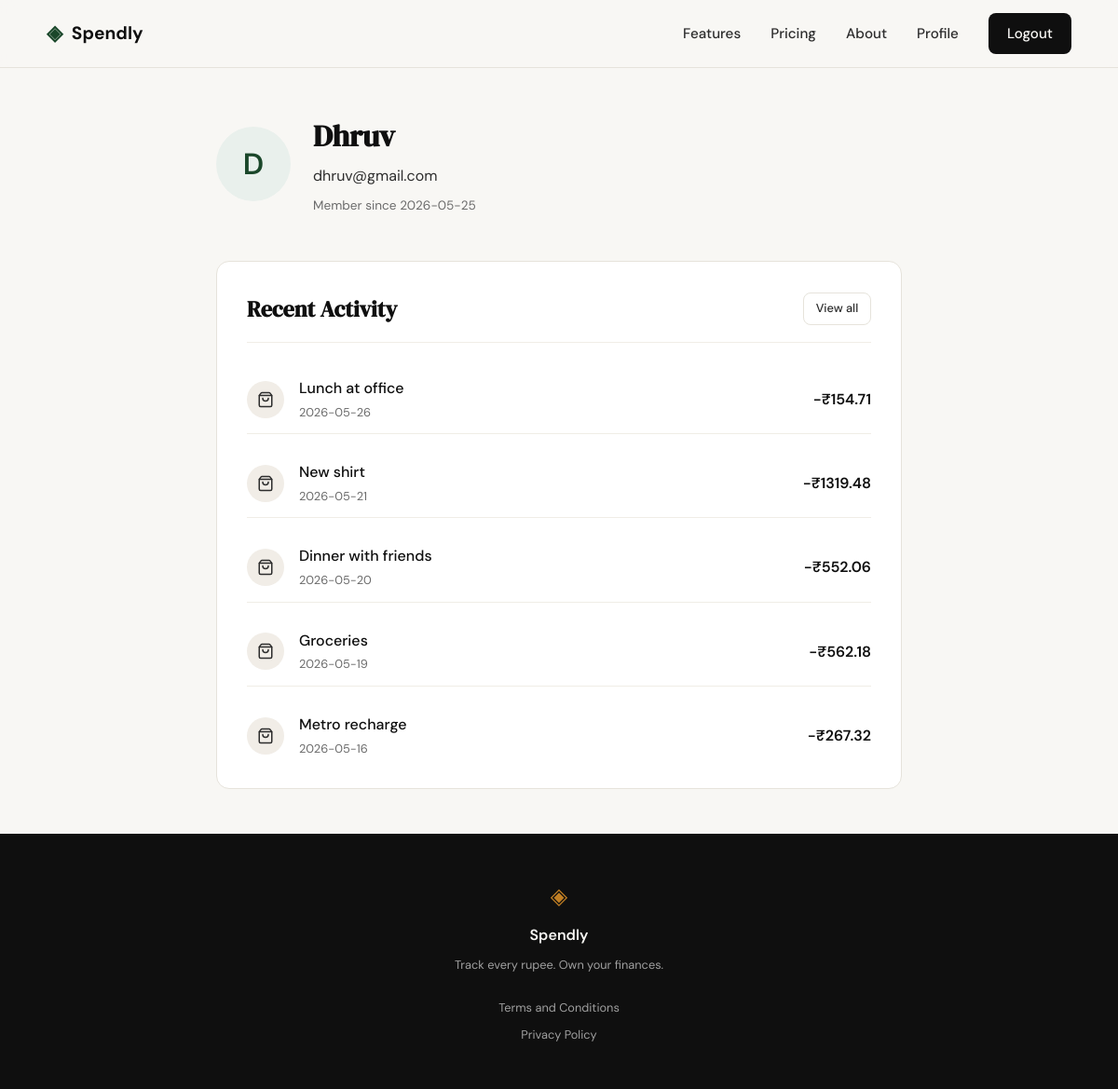
/profile (signed in), run on the app's committed database.
### tables this page shows
CREATE TABLE users (
            id INTEGER PRIMARY KEY AUTOINCREMENT,
            name TEXT NOT NULL,
            email TEXT UNIQUE NOT NULL,
            password_hash TEXT NOT NULL,
            created_at TEXT DEFAULT (datetime('now'))
        );

CREATE TABLE expenses (
            id INTEGER PRIMARY KEY AUTOINCREMENT,
            user_id INTEGER NOT NULL,
            amount REAL NOT NULL,
            category TEXT NOT NULL,
            date TEXT NOT NULL,
            description TEXT,
            created_at TEXT DEFAULT (datetime('now')),
            FOREIGN KEY (user_id) REFERENCES users (id)
        );

### app.py (the view)
@app.route("/profile")
def profile():
    if "user_id" not in session:
        return redirect(url_for('login'))
    db = get_db()
    cursor = db.cursor()
    cursor.execute("SELECT name, email, created_at FROM users WHERE id = ?", (session['user_id'],))
    user = cursor.fetchone()
    cursor.execute("SELECT amount, category, date, description FROM expenses WHERE user_id = ? ORDER BY date DESC, id DESC LIMIT 5", (session['user_id'],))
    recent_expenses = cursor.fetchall()
    db.close()
    return render_template("profile.html", user=user, recent_expenses=recent_expenses)

### database/db.py (called while the page is built)
def get_db():
    conn = sqlite3.connect(DATABASE)
    conn.row_factory = sqlite3.Row
    conn.execute("PRAGMA foreign_keys = ON")
    return conn

### templates/profile.html (shortened to what this page needs)
{% extends "base.html" %}
{% block content %}
<div class="profile-container">
    <div class="profile-header">
        <div class="profile-avatar">
            {{ user.name[0] | upper }}
        </div>
        <div class="profile-info">
            <h1 class="profile-name">{{ user.name }}</h1>
            <p class="profile-email">{{ user.email }}</p>
            <p class="profile-member-since">Member since {{ user.created_at[:10] }}</p>
        </div>
    </div>
    <div class="profile-section">
        <div class="section-header">
            <h2>Recent Activity</h2>
            <a href="#" class="btn-ghost btn-sm">View all</a>
        </div>
        {% if recent_expenses %}
        <div class="activity-list">
            {% for expense in recent_expenses %}
            <div class="activity-item">
                <div class="activity-icon">
                    <i data-lucide="shopping-bag"></i>
                </div>
                <div class="activity-details">
                    <p class="activity-desc">{{ expense.description or expense.category }}</p>
                    <p class="activity-date">{{ expense.date }}</p>
                </div>
                <div class="activity-amount negative">
                    -₹{{ "%.2f"|format(expense.amount) }}
                </div>
            </div>
            {% endfor %}
        </div>
        {% else %}
        <div class="empty-state">
            <i data-lucide="receipt"></i>
            <p>No recent activity.</p>
        </div>
        {% endif %}
    </div>
</div>
{% endblock %}

### static/css/style.css (style rules this page uses)
:root { --ink: #0f0f0f; --ink-soft: #2d2d2d; --ink-muted: #6b6b6b; --ink-faint: #a0a0a0; --paper: #f8f7f4; --paper-warm: #f1ede7; --paper-card: #ffffff; --accent: #1a472a; --accent-light: #e9f0ec; --accent-2: #c17f24; --accent-2-light: #fdf3e3; --danger: #c0392b; --danger-light: #fdecea; --border: #e6e3db; --border-soft: #f0ede6; --font-display: 'DM Serif Display', Georgia, serif; --font-body: 'DM Sans', system-ui, sans-serif; --max-width: 1100px; --auth-width: 440px; --radius-sm: 8px; --radius-md: 14px; --radius-lg: 24px; }
*, *::before, *::after { box-sizing: border-box; margin: 0; padding: 0; }
html { font-size: 16px; scroll-behavior: smooth; }
body { background: var(--paper); color: var(--ink); font-family: var(--font-body); font-size: 1rem; line-height: 1.6; -webkit-font-smoothing: antialiased; }
a { color: inherit; text-decoration: none; }
.btn-ghost { display: inline-block; background: transparent; color: var(--ink-soft); padding: 0.65rem 1.5rem; border-radius: var(--radius-sm); font-size: 0.9rem; font-weight: 500; border: 1px solid var(--border); transition: all 0.2s; text-decoration: none; }
.profile-container { max-width: 800px; margin: 3rem auto; padding: 0 2rem; }
.profile-header { display: flex; align-items: center; gap: 1.5rem; margin-bottom: 3rem; }
.profile-avatar { width: 80px; height: 80px; border-radius: 50%; background: var(--accent-light); color: var(--accent); display: flex; align-items: center; justify-content: center; font-size: 2rem; font-weight: 600; }
.profile-info { flex: 1; }
.profile-name { font-family: var(--font-display); font-size: 2rem; color: var(--ink); margin-bottom: 0.25rem; }
.profile-email { font-size: 1rem; color: var(--ink-soft); }
.profile-member-since { font-size: 0.85rem; color: var(--ink-muted); margin-top: 0.5rem; }
.profile-section { background: var(--paper-card); border: 1px solid var(--border); border-radius: var(--radius-md); padding: 2rem; margin-bottom: 2rem; }
.section-header { display: flex; justify-content: space-between; align-items: center; margin-bottom: 1.5rem; border-bottom: 1px solid var(--border-soft); padding-bottom: 1rem; }
.section-header h2 { font-family: var(--font-display); font-size: 1.5rem; color: var(--ink); }
.activity-list { display: flex; flex-direction: column; gap: 1rem; }
.activity-item { display: flex; align-items: center; gap: 1rem; padding: 0.75rem 0; border-bottom: 1px solid var(--border-soft); }
.activity-item:last-child { border-bottom: none; padding-bottom: 0; }
.activity-icon { width: 40px; height: 40px; border-radius: 50%; background: var(--paper-warm); display: flex; align-items: center; justify-content: center; color: var(--ink-soft); }
.activity-icon svg { width: 18px; height: 18px; }
.activity-details { flex: 1; }
.activity-desc { font-weight: 500; color: var(--ink); margin-bottom: 0.2rem; }
.activity-date { font-size: 0.8rem; color: var(--ink-muted); }
.activity-amount { font-weight: 600; font-family: var(--font-body); font-variant-numeric: tabular-nums; }
.activity-amount.negative { color: var(--ink); }
.btn-sm { padding: 0.4rem 0.8rem; font-size: 0.8rem; }

### data on the page
users: name "D", name "Dhruv", email "dhruv@gmail.com", created_at "2026-05-25"
expenses: description "Lunch at office", date "2026-05-26", amount "154.71"
expenses: description "New shirt", date "2026-05-21", amount "1319.48"
expenses: description "Dinner with friends", date "2026-05-20", amount "552.06"
expenses: description "Groceries", date "2026-05-19", amount "562.18"
expenses: description "Metro recharge", date "2026-05-16", amount "267.32"
